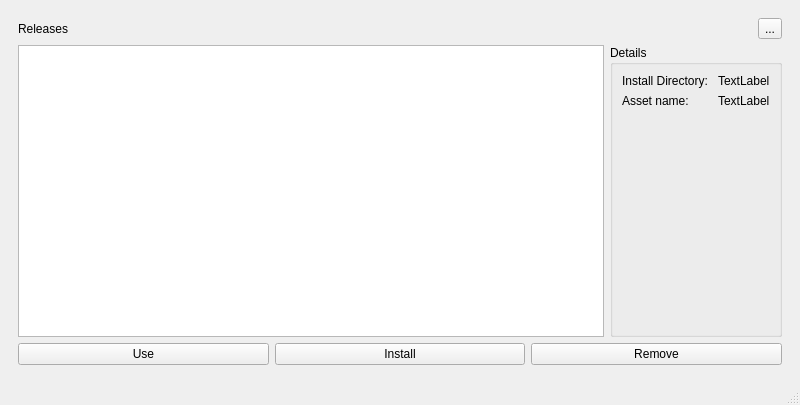
<?xml version="1.0" encoding="UTF-8"?>
<ui version="4.0">
 <class>MainWindow</class>
 <widget class="QMainWindow" name="MainWindow">
  <property name="geometry">
   <rect>
    <x>0</x>
    <y>0</y>
    <width>800</width>
    <height>405</height>
   </rect>
  </property>
  <property name="windowTitle">
   <string>MainWindow</string>
  </property>
  <widget class="QWidget" name="centralwidget">
   <layout class="QVBoxLayout" name="verticalLayout_2">
    <item>
     <widget class="QStackedWidget" name="stackedWidget">
      <property name="currentIndex">
       <number>0</number>
      </property>
      <widget class="QWidget" name="projectupdate">
       <layout class="QVBoxLayout" name="verticalLayout">
        <item>
         <layout class="QHBoxLayout" name="horizontalLayout">
          <item>
           <widget class="QLabel" name="title">
            <property name="text">
             <string>Releases</string>
            </property>
           </widget>
          </item>
          <item>
           <widget class="QToolButton" name="toolButton">
            <property name="text">
             <string>...</string>
            </property>
           </widget>
          </item>
         </layout>
        </item>
        <item>
         <layout class="QHBoxLayout" name="body_layout">
          <item>
           <widget class="QListView" name="listView"/>
          </item>
          <item>
           <widget class="QGroupBox" name="groupBox">
            <property name="title">
             <string>Details</string>
            </property>
            <layout class="QFormLayout" name="formLayout">
             <item row="0" column="0">
              <widget class="QLabel" name="InstallDirectoryLabel">
               <property name="text">
                <string>Install Directory: </string>
               </property>
              </widget>
             </item>
             <item row="0" column="1">
              <widget class="QLabel" name="InstallDirectoryDisplay">
               <property name="text">
                <string>TextLabel</string>
               </property>
              </widget>
             </item>
             <item row="1" column="0">
              <widget class="QLabel" name="AssetNameLabel">
               <property name="text">
                <string>Asset name:</string>
               </property>
              </widget>
             </item>
             <item row="1" column="1">
              <widget class="QLabel" name="AssetNameDisplay">
               <property name="text">
                <string>TextLabel</string>
               </property>
              </widget>
             </item>
            </layout>
           </widget>
          </item>
         </layout>
        </item>
        <item>
         <layout class="QHBoxLayout" name="footer_layout">
          <item>
           <widget class="QPushButton" name="use">
            <property name="text">
             <string>Use</string>
            </property>
           </widget>
          </item>
          <item>
           <widget class="QPushButton" name="install">
            <property name="text">
             <string>Install</string>
            </property>
           </widget>
          </item>
          <item>
           <widget class="QPushButton" name="remove">
            <property name="text">
             <string>Remove</string>
            </property>
           </widget>
          </item>
         </layout>
        </item>
       </layout>
      </widget>
      <widget class="QWidget" name="selfupdate">
       <layout class="QVBoxLayout" name="verticalLayout_3">
        <item>
         <layout class="QHBoxLayout" name="Header">
          <item>
           <widget class="QLabel" name="SelfupdateLabel">
            <property name="text">
             <string>Self Update</string>
            </property>
           </widget>
          </item>
          <item>
           <spacer name="HeaderSpacer">
            <property name="orientation">
             <enum>Qt::Horizontal</enum>
            </property>
            <property name="sizeHint" stdset="0">
             <size>
              <width>40</width>
              <height>20</height>
             </size>
            </property>
           </spacer>
          </item>
          <item>
           <widget class="QPushButton" name="ReturnButton">
            <property name="text">
             <string>Return</string>
            </property>
           </widget>
          </item>
         </layout>
        </item>
        <item>
         <widget class="QListView" name="SelfUpdateListView"/>
        </item>
        <item>
         <layout class="QHBoxLayout" name="horizontalLayout_2">
          <item>
           <widget class="QPushButton" name="SelectVersion">
            <property name="text">
             <string>Download Version</string>
            </property>
           </widget>
          </item>
          <item>
           <widget class="QPushButton" name="UseSelectedInstallerVersion">
            <property name="text">
             <string>Use</string>
            </property>
           </widget>
          </item>
         </layout>
        </item>
       </layout>
      </widget>
     </widget>
    </item>
   </layout>
  </widget>
  <widget class="QMenuBar" name="menubar">
   <property name="geometry">
    <rect>
     <x>0</x>
     <y>0</y>
     <width>800</width>
     <height>24</height>
    </rect>
   </property>
  </widget>
  <widget class="QStatusBar" name="statusbar"/>
 </widget>
 <resources/>
 <connections/>
</ui>
